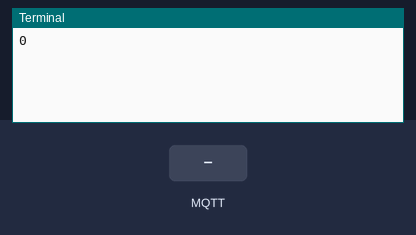
A program run on a simulated Raspberry Pi (BCM pin numbers). Shown: the last lines printed to the terminal. The inputs (shaded band) are chosen by the test bench. Web requests get an empty 200 reply after 0.4 s.

Above: at 1.2 s.
1.3 s: MQTT message "on" arrives on the first subscribed topic
At 2.4 s:
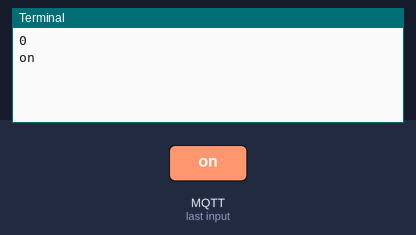
3.2 s: MQTT message "off" arrives on the first subscribed topic
At 4.0 s:
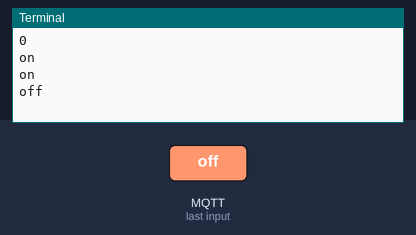

The program:

adafruit_test.py
```python
from Adafruit_IO import *
import time
aio = Client('5fd87cf912324ff8b2753489a69a56c8')
temp = 30

while True:
    aio.send('temp',temp)
    data = aio.receive('sw')
    print data.value
    time.sleep(0.1)
    temp = temp + 2
```

Measured:
- after the input at 1.3 s, the terminal: prints a new line after 0.40 s (image 1)
- after the input at 3.2 s, the terminal: prints a new line after 0.30 s (image 2)
